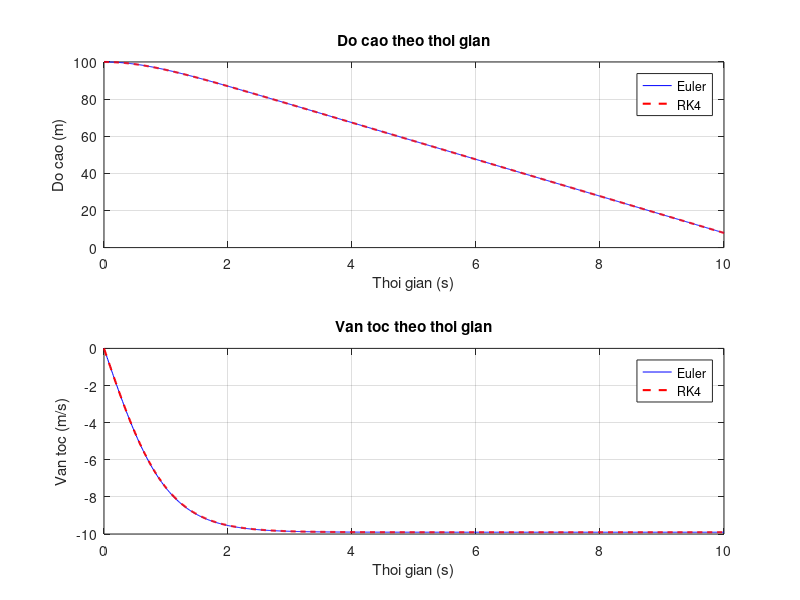

Reproduce this figure in MATLAB.
function bong_roi_ma_sat
    % Tham so
    h0 = 100;      % Do cao ban dau (m)
    v0 = 0;        % Van toc ban dau (m/s)
    g = 9.81;      % Gia toc trong truong (m/s^2)
    k = 0.1;       % He so ma sat
    m = 1;         % Khoi luong (kg)

    % Thoi gian mo phong
    t0 = 0;
    t_cuoi = 10;
    buoc = 0.01;

    t = t0:buoc:t_cuoi;
    m_len = length(t);

    % Khoi tao mang ket qua
    y_euler = zeros(1, m_len); % do cao
    v_euler = zeros(1, m_len); % van toc
    y_rk4 = zeros(1, m_len);
    v_rk4 = zeros(1, m_len);

    % Dieu kien ban dau
    y_euler(1) = h0;
    v_euler(1) = v0;
    y_rk4(1) = h0;
    v_rk4(1) = v0;

    % PHUONG PHAP EULER
    for i = 1:m_len-1
        y_euler(i+1) = y_euler(i) + buoc * v_euler(i);
        v_euler(i+1) = v_euler(i) + buoc * (-g + (k/m)*v_euler(i)^2);
    end

    % PHUONG PHAP RUNGE-KUTTA 4
    for i = 1:m_len-1
        % He phuong trinh: dy/dt = v, dv/dt = -g + (k/m)*v^2
        f1 = @(v) v;
        f2 = @(v) -g + (k/m)*v^2;

        k1y = f1(v_rk4(i));
        k1v = f2(v_rk4(i));

        k2y = f1(v_rk4(i) + buoc/2 * k1v);
        k2v = f2(v_rk4(i) + buoc/2 * k1v);

        k3y = f1(v_rk4(i) + buoc/2 * k2v);
        k3v = f2(v_rk4(i) + buoc/2 * k2v);

        k4y = f1(v_rk4(i) + buoc * k3v);
        k4v = f2(v_rk4(i) + buoc * k3v);

        y_rk4(i+1) = y_rk4(i) + (buoc/6)*(k1y + 2*k2y + 2*k3y + k4y);
        v_rk4(i+1) = v_rk4(i) + (buoc/6)*(k1v + 2*k2v + 2*k3v + k4v);
    end

    % Ve do thi
    figure;
    subplot(2,1,1);
    plot(t, y_euler, 'b-', t, y_rk4, 'r--', 'LineWidth', 1.5);
    xlabel('Thoi gian (s)');
    ylabel('Do cao (m)');
    title('Do cao theo thoi gian');
    legend('Euler', 'RK4');
    grid on;

    subplot(2,1,2);
    plot(t, v_euler, 'b-', t, v_rk4, 'r--', 'LineWidth', 1.5);
    xlabel('Thoi gian (s)');
    ylabel('Van toc (m/s)');
    title('Van toc theo thoi gian');
    legend('Euler', 'RK4');
    grid on;
end
